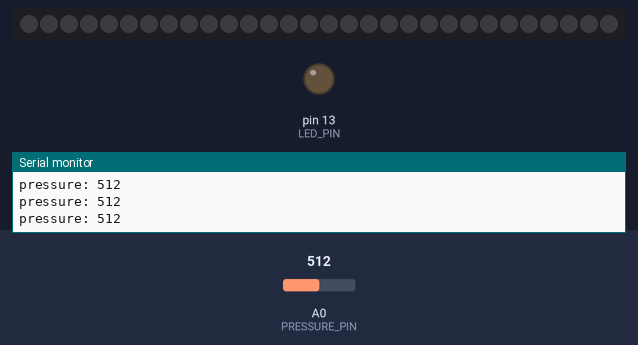
A sketch run on a simulated Arduino Uno, built for the host (arithmetic inside an expression is 32-bit, double 64-bit). On the bench: 30 RGB LEDs in strip order, left to right, output pins drawn as LEDs (lit = HIGH), the last lines printed to the serial monitor. The test bench sets the inputs (shaded band); at power-on: A0 (PRESSURE_PIN) = 512. Dim RGB values are drawn brighter than linear.

Above: at 1.2 s.
1.3 s: A0 (PRESSURE_PIN) set to 280
2.8 s: A0 (PRESSURE_PIN) set to 253
At 3.25 s:
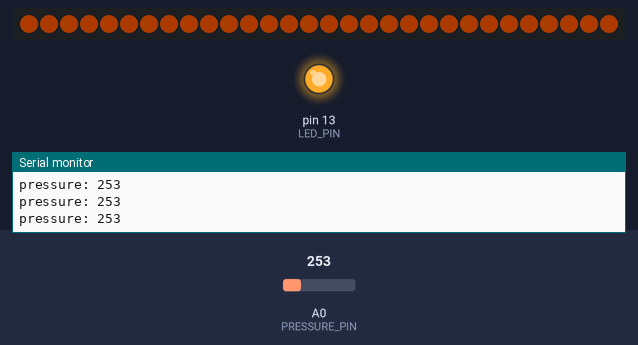
Timing chart, 0 to 5.8 s (numbered marks = the images above; inputs shaded):
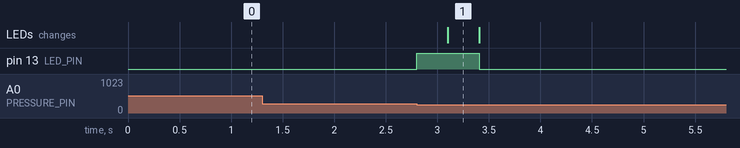

Measured:
- the behaviour switches between 262 and 261 on A0 (PRESSURE_PIN) (found by bisection; images 0 and 1)
- after the input at 2.8 s, pin 13 (LED_PIN): LOW → HIGH at once, → LOW 0.60 s later; the LEDs: change after 0.30 s (image 1)

The sketch:

justin-shoes.ino
```cpp
#include <Adafruit_NeoPixel.h>

#define PRESSURE_PIN A0
#define LED_PIN      13

#define PIXELS    30
#define PIXEL_PIN 9

Adafruit_NeoPixel strip = Adafruit_NeoPixel(PIXELS, PIXEL_PIN, NEO_GRB + NEO_KHZ800);

void setup() {
  strip.setBrightness(50);
  strip.begin();
  Serial.begin(9600);

  pinMode(PRESSURE_PIN, INPUT_PULLUP);
  pinMode(LED_PIN,      OUTPUT);
}

int   pressure          = 0;
bool  triggered         = false;
bool  lightOn           = false;
long  lightTimer        = millis();
long  rainbowStepTimer  = millis();
int   rainbowCount      = 0;
int   lightDuration     = 600;
int   recordedHigh      = 0;
int   recordedLow       = 100;
int   pressureThreshold = 40;
float sensitivity       = 0.4; // higher = easier to trigger

void loop() {
  determineState();
  display();
}

void determineState() {
  readPressure();
  setThreshold();
  determineLightState();
}

void readPressure() {
  pressure = analogRead(PRESSURE_PIN);

  if (pressure > recordedHigh) {
    recordedHigh = pressure;
  }
  if (pressure < recordedLow) {
    recordedLow = pressure;
  }
}

void setThreshold() {
  pressureThreshold = recordedLow + (recordedHigh - recordedLow) * (sensitivity);
}

long debounce = millis();
void determineLightState() {
  if (millis() - debounce < 50)
    return;

  if (triggered && pressure > pressureThreshold + 2) {
    debounce = millis();
    triggered = false;
  }
  if (!triggered && pressure < pressureThreshold - 2) {
    debounce = millis();
    triggered  = true;

    if (millis() - rainbowStepTimer < 400) {
      rainbowCount += 1;
      rainbowStepTimer = millis();
    } else {
      rainbowCount = 1;
      rainbowStepTimer = millis();
    }

    if (rainbowCount > 6) {
      rainbowCount = 0;
      rainbow(5);
    }

    if (!lightOn) {
      lightOn    = true;
      lightTimer = millis();
    }
  }

  if (lightOn && (millis() - lightTimer > lightDuration)) {
    lightOn = false;
    pixelsOff();
  }
}

long debugTimer = millis();
void display() {
  if (lightOn) {
    colorWipe(strip.Color(255, 90, 0));
    // colorWipe(strip.Color(0, 0, 255 ));
    digitalWrite(LED_PIN, HIGH);
  } else {
    digitalWrite(LED_PIN, LOW);
  }

  if (millis() - debugTimer > 200) {
    debugTimer = millis();
    Serial.printf("pressure: %d\n", pressure);
  }
}

// Fill the dots one after the other with a color
void colorWipe(uint32_t color) {
  long timePassed = millis() - lightTimer;
  float percentageComplete = (1.0 * timePassed) / lightDuration;

  if (percentageComplete < 0.5) {
    uint16_t furthestActivePixel = roundf(strip.numPixels() * percentageComplete * 2);

    for(uint16_t i=0; i<strip.numPixels(); i++) {
      if (i < furthestActivePixel) {
        strip.setPixelColor(i, color);
      } else {
        strip.setPixelColor(i, 0);
      }
    }
  } else {
    uint16_t leastActivePixel = roundf(strip.numPixels() * (percentageComplete - 0.5) * 2);

    for(uint16_t i=0; i<strip.numPixels(); i++) {
      if (i < leastActivePixel) {
        strip.setPixelColor(i, 0);
      } else {
        strip.setPixelColor(i, color);
      }
    }
  }

  strip.show();
}

void rainbow(uint8_t wait) {
  uint16_t i, j;

  for (int times = 0; times < 3; times++) {
    for(j=0; j<256; j++) {
      for(i=0; i<strip.numPixels(); i++) {
        strip.setPixelColor(i, Wheel((i+j) & 255));
      }
      strip.show();
      delay(wait);
    }
  }
}

uint32_t Wheel(byte WheelPos) {
  if(WheelPos < 85) {
    return strip.Color(WheelPos * 3, 255 - WheelPos * 3, 0);
  } else if(WheelPos < 170) {
    WheelPos -= 85;
    return strip.Color(255 - WheelPos * 3, 0, WheelPos * 3);
  } else {
    WheelPos -= 170;
    return strip.Color(0, WheelPos * 3, 255 - WheelPos * 3);
  }
}

void pixelsOff() {
  for(uint16_t i=0; i<strip.numPixels(); i++) {
    strip.setPixelColor(i, 0);
  }

  strip.show();
}
```
